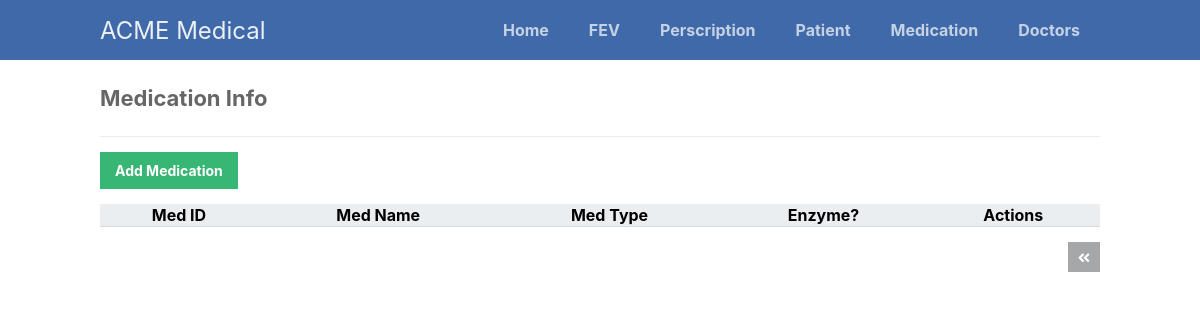
The page /scripts/medication/medication-portal.php?page=2 on the database as committed earlier.
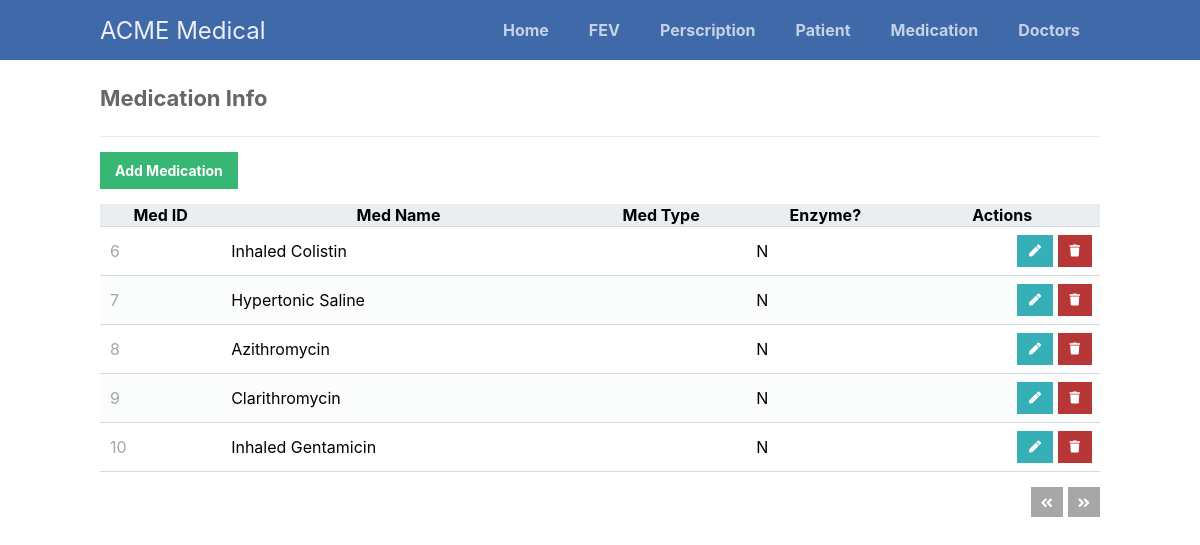
The same page on the database as committed later.
### tables this page shows
CREATE TABLE Medications (
  MedID INT AUTO_INCREMENT PRIMARY KEY,
  MedName VARCHAR(255) NOT NULL,
  MedType VARCHAR(255),
  Enzyme VARCHAR(255)
);

### scripts/medication/medication-portal.php (the view, shortened to what this page needs)
<?php
@include_once (APP_ROOT.APP_FOLDER_NAME . '/scripts/functions.php');
$pdo = pdo_connect_mysql();
$page = isset($_GET['page']) && is_numeric($_GET['page']) ? (int)$_GET['page'] : 1;
$records_per_page = 5;
$stmt = $pdo->prepare('SELECT * FROM Medications ORDER BY MedID LIMIT :current_page, :record_per_page');
$stmt->bindValue(':current_page', ($page-1)*$records_per_page, PDO::PARAM_INT);
$stmt->bindValue(':record_per_page', $records_per_page, PDO::PARAM_INT);
$stmt->execute();
$medications = $stmt->fetchAll(PDO::FETCH_ASSOC);
$num_medications = $pdo->query('SELECT COUNT(*) FROM Medications')->fetchColumn();
?>
<?=template_header('Medication Read')?>
<div class="content read">
	<h2>Medication Info</h2>
	<a href="medication-add.php" class="create-entry">Add Medication</a>
    <table>
        <thead>
            <tr>
                <th>Med ID</th>
                <th>Med Name</th>
                <th>Med Type</th>
                <th>Enzyme?</th>
                <th>Actions</th>
            </tr>
        </thead>
        <tbody>
            <?php foreach ($medications as $medication) : ?>
            <tr>
                <td><?=$medication['MedID']?></td>
                <td><?=$medication['MedName']?></td>
                <td><?=$medication['MedType']?></td>
                <td><?=$medication['Enzyme']?></td>
                <td class="actions">
                    <a href="medication-update.php?MedID=<?= $medication['MedID'] ?>" class="edit"><i class="fas fa-pen fa-xs"></i></a>
                    <a href="medication-delete.php?MedID=<?= $medication['MedID'] ?>" class="trash"><i class="fas fa-trash fa-xs"></i></a>
                </td>
            </tr>
            <?php endforeach; ?>
        </tbody>
    </table>
	<div class="pagination">
		<?php if ($page > 1): ?>
		<a href="medication-portal.php?page=<?=$page-1?>"><i class="fas fa-angle-double-left fa-sm"></i></a>
		<?php endif; ?>
		<?php if ($page*$records_per_page < $num_medications): ?>
		<a href="medication-portal.php?page=<?=$page+1?>"><i class="fas fa-angle-double-right fa-sm"></i></a>
		<?php endif; ?>
	</div>
</div>
<?=template_footer()?>

### scripts/functions.php (shortened to what this page needs)
<?php
function template_header($title) {
    echo'
    <!DOCTYPE html>
    <html>
	   <head>
		<meta charset="utf-8">
		<title>ACME Medical</title>
		<link href="'.WEB_ROOT.APP_FOLDER_NAME.'/styles/style.css" rel="stylesheet" type="text/css">
		<link rel="stylesheet" href="https://use.fontawesome.com/releases/v5.7.1/css/all.css">
	   </head>
	   <body>
            <nav class="navtop">
    	       <div>
    		        <h1>ACME Medical</h1>
                        <a href="'.WEB_ROOT.APP_FOLDER_NAME.'/scripts/landing-page.php">Home</a>
                        <a href="'.WEB_ROOT.APP_FOLDER_NAME.'/scripts/fev/fev-portal.php">FEV</a>
                        <a href="'.WEB_ROOT.APP_FOLDER_NAME.'/scripts/prescription/prescription-portal.php">Perscription</a>
    		            <a href="'.WEB_ROOT.APP_FOLDER_NAME.'/scripts/patient/patient-portal.php">Patient</a>
                        <a href="'.WEB_ROOT.APP_FOLDER_NAME.'/scripts/medication/medication-portal.php">Medication</a>
                        <a href="'.WEB_ROOT.APP_FOLDER_NAME.'/scripts/doctor/doctor-portal.php">Doctors</a>
    	       </div>
            </nav>
';
}
function template_footer() {
echo <<<EOT
    </body>
</html>
EOT;
}

### styles/style.css (style rules this page uses)
* { box-sizing: border-box; font-family: -apple-system, BlinkMacSystemFont, "segoe ui", roboto, oxygen, ubuntu, cantarell, "fira sans", "droid sans", "helvetica neue", Arial, sans-serif; font-size: 16px; -webkit-font-smoothing: antialiased; -moz-osx-font-smoothing: grayscale; }
body { background-color: #FFFFFF; margin: 0; }
.navtop { background-color: #3f69a8; height: 60px; width: 100%; border: 0; }
.navtop div { display: flex; margin: 0 auto; width: 1000px; height: 100%; }
.navtop div h1, .navtop div a { display: inline-flex; align-items: center; }
.navtop div h1 { flex: 1; font-size: 24px; padding: 0; margin: 0; color: #ecf0f6; font-weight: normal; }
.navtop div a { padding: 0 20px; text-decoration: none; color: #c5d2e5; font-weight: bold; }
.content { width: 1000px; margin: 0 auto; }
.content h2 { margin: 0; padding: 25px 0; font-size: 22px; border-bottom: 1px solid #ebebeb; color: #666666; }
.read .create-entry { display: inline-block; text-decoration: none; background-color: #38b673; font-weight: bold; font-size: 14px; color: #FFFFFF; padding: 10px 15px; margin: 15px 0; }
.read .pagination { display: flex; justify-content: flex-end; }
.read .pagination a { display: inline-block; text-decoration: none; background-color: #a5a7a9; font-weight: bold; color: #FFFFFF; padding: 5px 10px; margin: 15px 0 15px 5px; }
.read table { width: 100%; padding-top: 30px; border-collapse: collapse; }
.read table thead { background-color: #ebeef1; border-bottom: 1px solid #d3dae0; }
.read table tbody tr { border-bottom: 1px solid #d3dae0; }
.read table tbody tr:nth-child(even) { background-color: #fbfcfc; }
.read table tbody tr td { padding: 10px; }
.read table tbody tr td:nth-child(1) { color: #a5a7a9; }
.read table tbody tr td.actions { padding: 8px; text-align: right; }
.read table tbody tr td.actions .edit, .read table tbody tr td.actions .trash { display: inline-flex; text-align: right; text-decoration: none; color: #FFFFFF; padding: 10px 12px; }
.read table tbody tr td.actions .trash { background-color: #b73737; }
.read table tbody tr td.actions .edit { background-color: #37afb7; }

Rows that differ between the two databases and show on the page:
added medications: MedID "6", MedName "Inhaled Colistin", Enzyme "N"
added medications: MedID "7", MedName "Hypertonic Saline", Enzyme "N"
added medications: MedID "8", MedName "Azithromycin", Enzyme "N"
added medications: MedID "9", MedName "Clarithromycin", Enzyme "N"
added medications: MedID "10", MedName "Inhaled Gentamicin", Enzyme "N"
